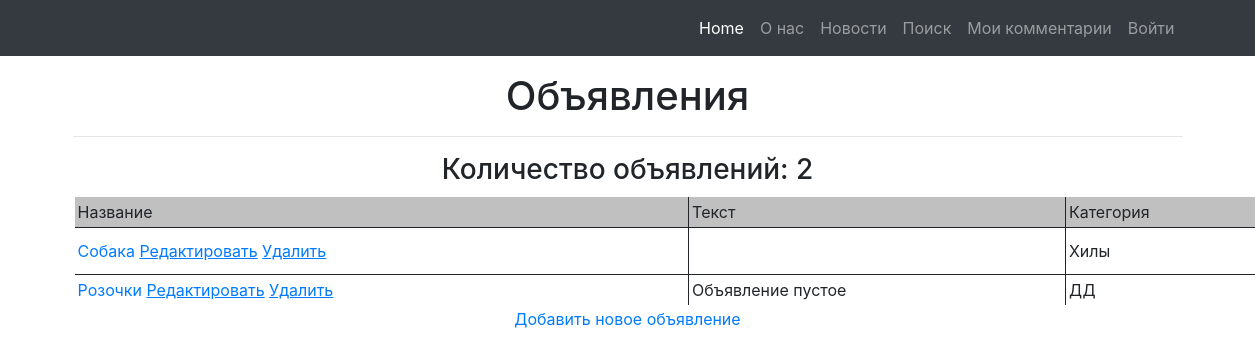
/advert/, run on the app's committed database.
### advert/models.py (models this page shows, shortened)
class Post(models.Model):
    fan = models.ForeignKey(Fan, on_delete=models.CASCADE, verbose_name='Автор')
    time_creation = models.DateTimeField(auto_now_add=True)
    category = models.ManyToManyField(Category, through='PostCategory', verbose_name='Категория')
    title_post = models.CharField(max_length=255, verbose_name='Заголовок')
    text_post = RichTextUploadingField()

class Category(models.Model):
    theme = models.CharField(max_length=255, unique=True)

### advert/views.py (the view)
# urls.py: path('', AdvertList.as_view()),
class AdvertList(ListView):
    model = Post
    template_name = 'advert.html'
    context_object_name = 'advert'
    queryset = Post.objects.order_by('-id')
    paginate_by = 10

### templates/advert.html (shortened to what this page needs)
{% extends 'flatpages/default.html' %}
{% block content %}
    <h1>Объявления</h1>
    <hr>
    <h3> Количество объявлений: {{ advert|length }} </h3>
    {% if advert %}
        <table>
            <tr bgcolor="#C0C0C0">
                <td>
                    Название
                </td>
                <td>
                    Текст
                </td>
                <td>
                    Категория
                </td>
            </tr>
        {% for advertsdetail in advert %}
          <tr>
                <td>
                    <a href="{% url 'advertsdetail' advertsdetail.id %}">{{ advertsdetail.title_post }}</a>
                    <a href="{% url 'post_update' advertsdetail.id %}"><u>Редактировать</u></a>
                    <a href="{% url 'post_delete' advertsdetail.id %}"><u> Удалить </u></a>
                </td>
                <td>
                    {{ advertsdetail.text_post|truncatechars:20|safe }}
                </td>
                <td>
                    {% for c in advertsdetail.category.all%}
                        {{ c.theme }}
                    {% endfor %}
                </td>
            </tr>
        {% endfor %}
        </table>
    {% else %}
        <h2>Объявлений нет!</h2>
    {% endif %}
<a href="{% url 'post_create' %}">Добавить новое объявление</a> <br>
{% endblock content %}

### templates/advert.html (style rules this page uses)
table { width: 1200px; border-collapse: collapse; border: 2px solid white; }
td { padding: 3px; border: 1px solid; text-align: left; }

### data on the page
Post: title_post "Собака"
Category: theme "Хилы"
Post: title_post "Розочки", text_post "Объявление пустое"
Category: theme "ДД"

### other printed values
{{ advert|length }} "2"
